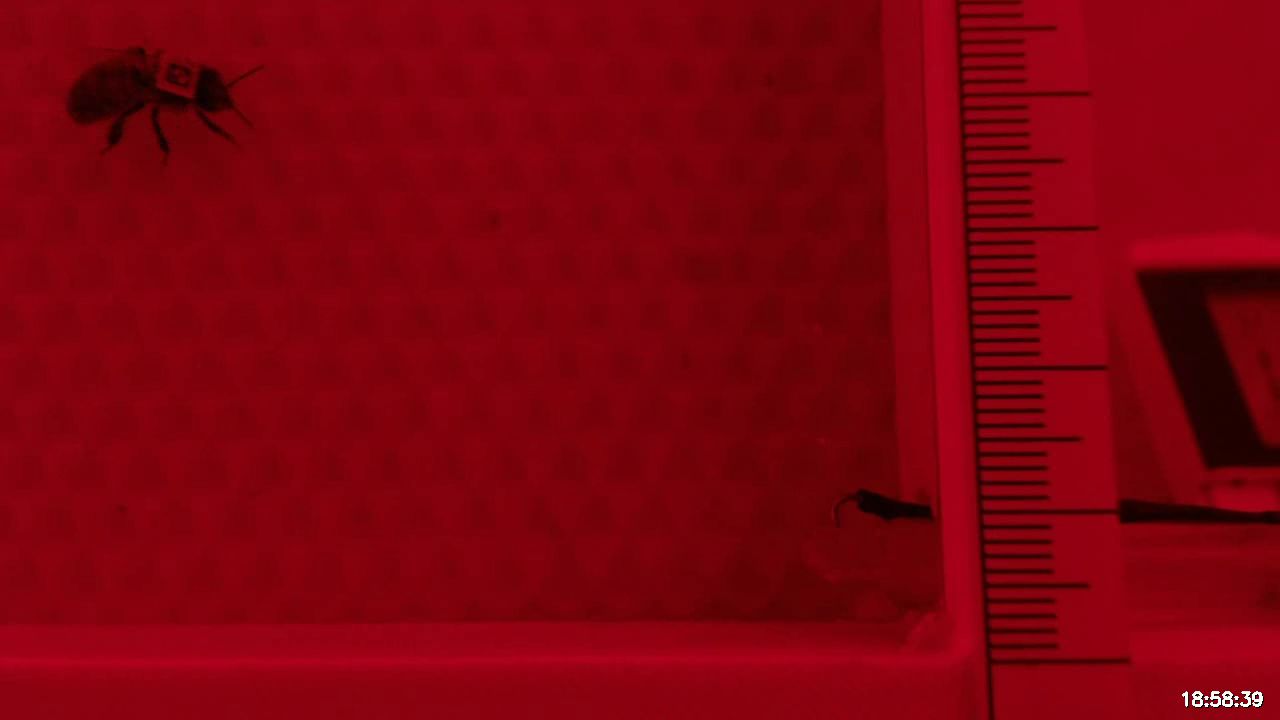
#> input picture frame 50 of NewFeederCode/feed_clip_0001.mp4, 1280 x 720 px
$ python advanced_background_removal.py
#> lines starting #> are read from the running program, lines starting #| are printed output that depends on the picture; after the words box and inside, x2 and y2 are one past the last pixel; in counts of white or black regions, pixels touching at a corner belong together
import cv2
import numpy as np
import math

aruco_dict = cv2.aruco.getPredefinedDictionary(cv2.aruco.DICT_4X4_1000)
aruco_params = cv2.aruco.DetectorParameters()
detector = cv2.aruco.ArucoDetector(aruco_dict, aruco_params)

w, h = 400, 300
cap = cv2.VideoCapture("feed_clip_0001.mp4")

total_frames = int(cap.get(cv2.CAP_PROP_FRAME_COUNT))
is_paused = False

ret, first_frame = cap.read()
#> first_frame is the input picture: shape (720, 1280, 3); mean B, G, R 12.8, 1.5, 127
if not ret: exit()

def create_win(name, x, y, w=400, h=300):
    cv2.namedWindow(name, cv2.WINDOW_NORMAL)
    cv2.resizeWindow(name, w, h)
    cv2.moveWindow(name, x, y)

# --- WINDOW LAYOUT ---
create_win("0. Controls", 0, 0, 300, 850) # Made taller for new checkboxes
create_win("1. Original (Tracking)", 310, 0)
create_win("2. Grayscale", 720, 0)
create_win("3. GrayBlurred", 1130, 0)
create_win("4. Difference", 310, 350)
create_win("5. Threshold", 720, 350)
create_win("6. Opened (Cleaned)", 1130, 350)
create_win("7. Final Mask (Closed)", 720, 700)
create_win("8. Histogram", 1130, 700)
create_win("9. Zoom View", 310, 700, 400, 300)
create_win("10. ArUco Crop (Gray)", 0, 600, 200, 200) # New window for gray_crop

def nothing(x): pass

cv2.createTrackbar("Timeline", "0. Controls", 0, total_frames - 1, nothing)

# Filtering Trackbars
cv2.createTrackbar("Blur Size", "0. Controls", 7, 51, nothing)
cv2.createTrackbar("Threshold", "0. Controls", 15, 255, nothing)
cv2.createTrackbar("Open Kernel", "0. Controls", 2, 15, nothing)
cv2.createTrackbar("Open Power", "0. Controls", 1, 10, nothing)
cv2.createTrackbar("Close Kernel", "0. Controls", 2, 15, nothing)
cv2.createTrackbar("Close Power", "0. Controls", 2, 10, nothing)
cv2.createTrackbar("Box Width", "0. Controls", 200, 300, nothing)
cv2.createTrackbar("Box Height", "0. Controls", 200, 300, nothing)
cv2.createTrackbar("Show Contour", "0. Controls", 1, 1, nothing)

# --- NEW: WINDOW CHECKBOXES (0=Off, 1=On) ---
cv2.createTrackbar("Show Original", "0. Controls", 1, 1, nothing)
cv2.createTrackbar("Show Gray", "0. Controls", 0, 1, nothing)
cv2.createTrackbar("Show Blur", "0. Controls", 0, 1, nothing)
cv2.createTrackbar("Show Diff", "0. Controls", 1, 1, nothing)
cv2.createTrackbar("Show Thresh", "0. Controls", 0, 1, nothing)
cv2.createTrackbar("Show Opened", "0. Controls", 0, 1, nothing)
cv2.createTrackbar("Show Final", "0. Controls", 1, 1, nothing)
cv2.createTrackbar("Show Hist", "0. Controls", 1, 1, nothing)
cv2.createTrackbar("Show Zoom", "0. Controls", 1, 1, nothing)
cv2.createTrackbar("Show ArUcoCrop", "0. Controls", 0, 1, nothing)

first_gray = cv2.cvtColor(first_frame, cv2.COLOR_BGR2GRAY)

while True:
    if not is_paused:
        current_pos = cv2.getTrackbarPos("Timeline", "0. Controls")
        cap.set(cv2.CAP_PROP_POS_FRAMES, current_pos)
        ret, frame = cap.read()
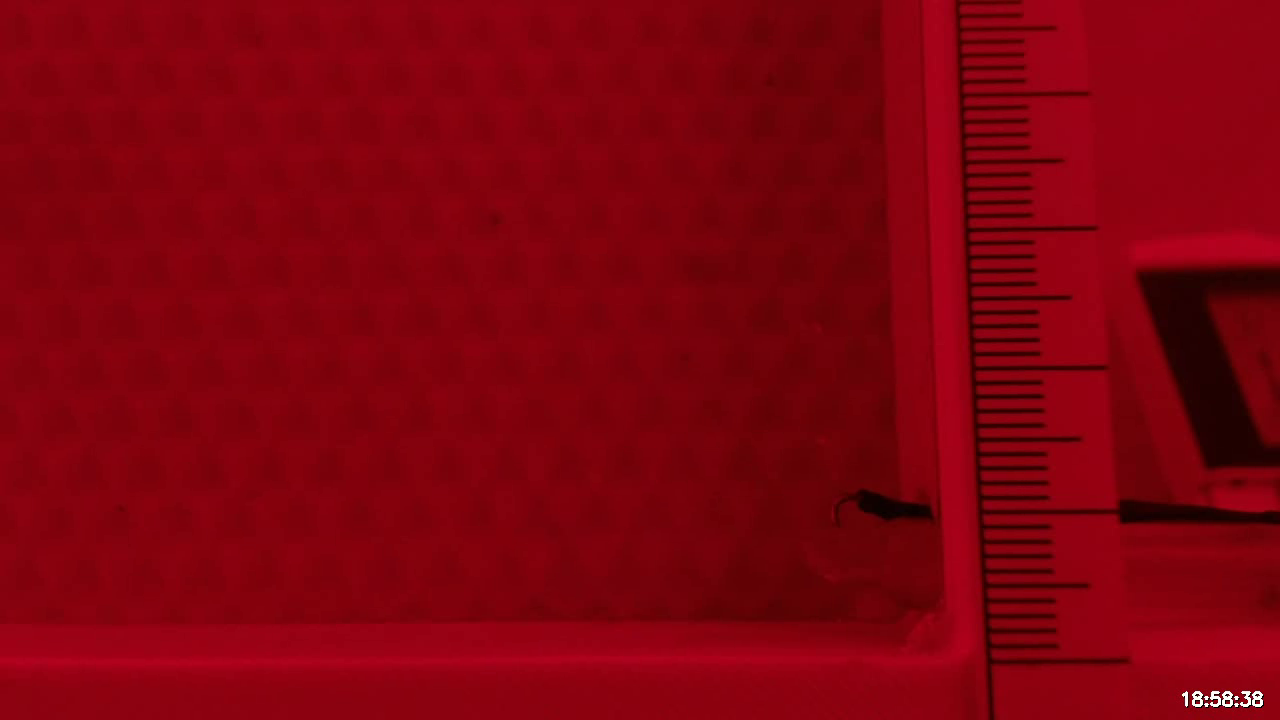
#> input picture frame 0 of NewFeederCode/feed_clip_0001.mp4, 1280 x 720 px
#> frame is the input picture: shape (720, 1280, 3); mean B, G, R 13.1, 1.5, 128.3
        if not ret:
            cv2.setTrackbarPos("Timeline", "0. Controls", 0)
            continue
        cv2.setTrackbarPos("Timeline", "0. Controls", int(cap.get(cv2.CAP_PROP_POS_FRAMES)))
    else:
        current_pos = cv2.getTrackbarPos("Timeline", "0. Controls")
        cap.set(cv2.CAP_PROP_POS_FRAMES, current_pos)
        ret, frame = cap.read()

    b_size = cv2.getTrackbarPos("Blur Size", "0. Controls") | 1
    t_val = cv2.getTrackbarPos("Threshold", "0. Controls")
    op_k = max(1, cv2.getTrackbarPos("Open Kernel", "0. Controls"))
    op_p = cv2.getTrackbarPos("Open Power", "0. Controls")
    cl_k = max(1, cv2.getTrackbarPos("Close Kernel", "0. Controls"))
    cl_p = cv2.getTrackbarPos("Close Power", "0. Controls")

    first_blur = cv2.GaussianBlur(first_gray, (b_size, b_size), 0)

    gray = cv2.cvtColor(frame, cv2.COLOR_BGR2GRAY)
    blur = cv2.GaussianBlur(gray, (b_size, b_size), 0)
    diff = cv2.absdiff(first_blur, blur)
    _, thresh = cv2.threshold(diff, t_val, 255, cv2.THRESH_BINARY)
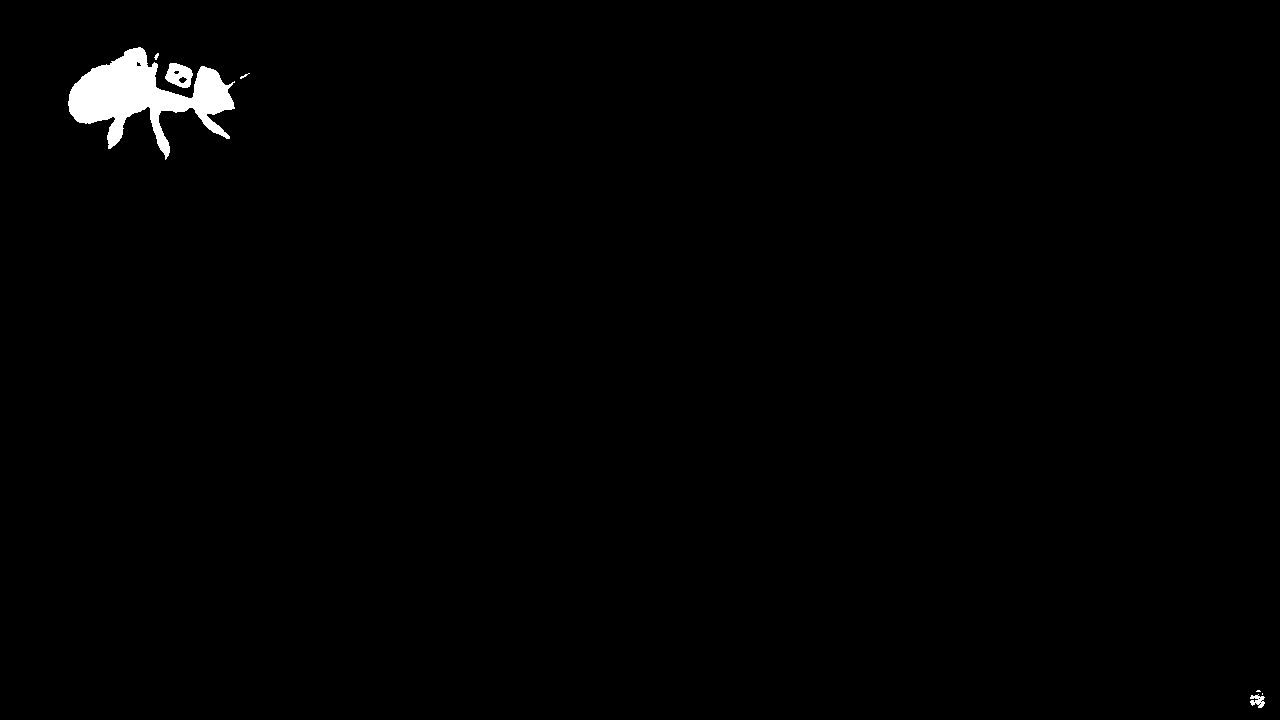
#> thresh: shape (720, 1280); 0.92% white; 7 white regions (3 under 20 px), largest, box (x1, y1, x2, y2) and area: (68, 47, 235, 160) 7821, (165, 63, 193, 88) 461, (1250, 694, 1265, 708) 125, (154, 53, 159, 60) 20

    hist = cv2.calcHist([diff], [0], None, [256], [0, 256])
#> hist = 256 values, max 516479 at index 0, min 0 at index 49, mean 3600
    hist_canvas = np.zeros((300, 400, 3), dtype=np.uint8)
    log_hist = np.log1p(hist)
#> log_hist = 256 values, max 13.15 at index 0, min 0 at index 49, mean 1.14
    cv2.normalize(log_hist, log_hist, 0, 255, cv2.NORM_MINMAX)

    for i in range(1, 256):
        pt1 = (i - 1, 300 - int(log_hist[i-1]))
        pt2 = (i, 300 - int(log_hist[i]))
        cv2.line(hist_canvas, pt1, pt2, (255, 255, 255), 2)
#> this loop made 255 passes
#> (pt1, pt2) on passes 1 to 3: ((0, 45), (1, 55)), ((1, 55), (2, 89)), ((2, 89), (3, 124))
#> hist_canvas: shape (300, 400, 3); 1.7% white; 1 white region, box (x1, y1, x2, y2) and area: (0, 44, 256, 300) 2033

    cv2.line(hist_canvas, (t_val, 0), (t_val, 300), (0, 0, 255), 1)
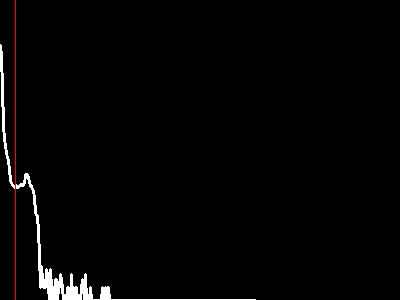
#> hist_canvas: shape (300, 400, 3); mean of channels 0, 1, 2 4.3, 4.3, 4.9; drawn as B, G, R

    kernel_open = np.ones((op_k, op_k), np.uint8)
    opened = cv2.morphologyEx(thresh, cv2.MORPH_OPEN, kernel_open, iterations=op_p)
#> opened: shape (720, 1280); 0.92% white; 6 white regions (3 under 20 px), largest, box (x1, y1, x2, y2) and area: (69, 48, 236, 160) 7811, (166, 64, 194, 89) 461, (1251, 696, 1266, 709) 122
    kernel_close = np.ones((cl_k, cl_k), np.uint8)
    closed = cv2.morphologyEx(opened, cv2.MORPH_CLOSE, kernel_close, iterations=cl_p)
#> closed: shape (720, 1280); 0.92% white; 6 white regions (3 under 20 px)

    contours, _ = cv2.findContours(closed, cv2.RETR_EXTERNAL, cv2.CHAIN_APPROX_SIMPLE)
#> contours = 6 contours, 3 with area under 20; largest, box (x1, y1, x2, y2) and area: (71, 50, 238, 162) 7511, (168, 66, 196, 91) 465, (1253, 698, 1268, 711) 124

    if contours:
        largest_contour = max(contours, key=cv2.contourArea)
#> largest_contour = contour of 334 points, box (x1, y1, x2, y2) (71, 50, 238, 162), area 7511

        if cv2.getTrackbarPos("Show Contour", "0. Controls"):
            cv2.drawContours(frame, [largest_contour], -1, (255, 255, 0), 1)
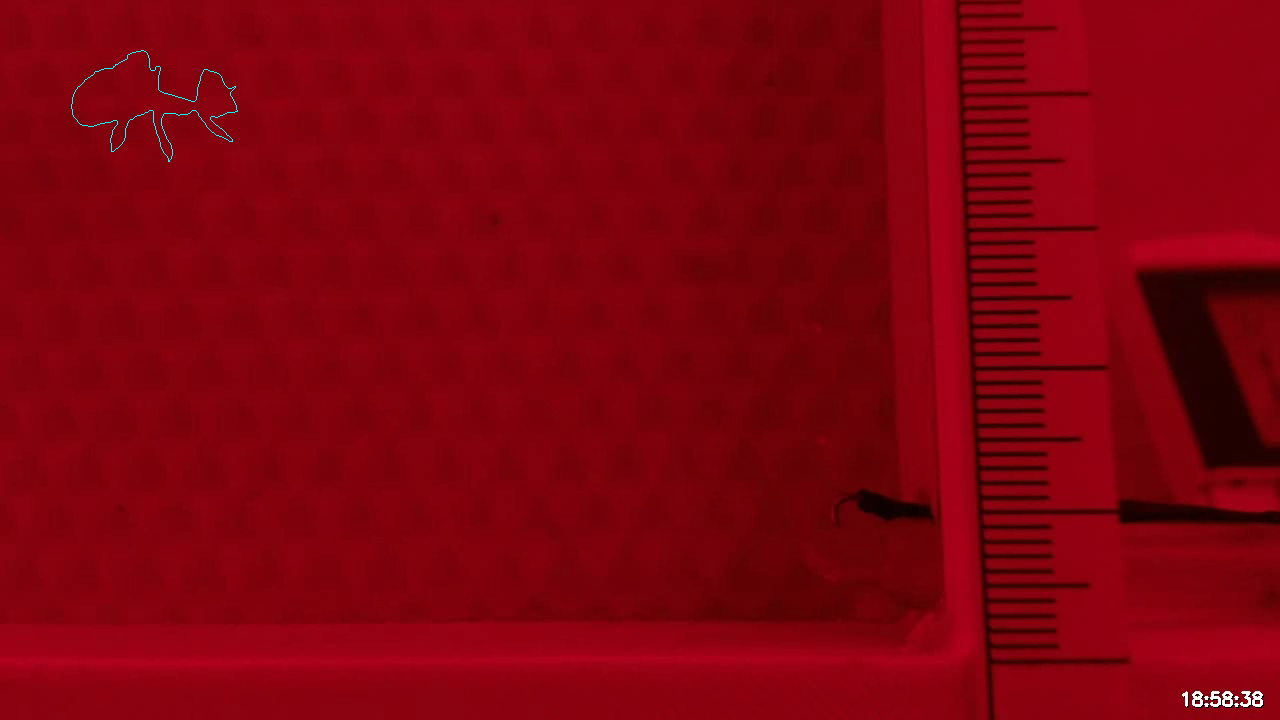
#> frame: shape (720, 1280, 3); 0.07% of pixels changed, all inside (x1, y1, x2, y2) = (71, 50, 238, 162)

        M = cv2.moments(largest_contour)
#> M = moments, m00 7511, centre m10/m00, m01/m00 = (145.7, 99)
        if M["m00"] != 0:
            cx, cy = int(M["m10"] / M["m00"]), int(M["m01"] / M["m00"])
#> cx = 145; cy = 98
            box_w = max(10, cv2.getTrackbarPos("Box Width", "0. Controls"))
#> box_w = 200
            box_h = max(10, cv2.getTrackbarPos("Box Height", "0. Controls"))
#> box_h = 200

            y1, y2 = np.clip([cy - box_h//2, cy + box_h//2], 0, frame.shape[0])
#> y1 = 0; y2 = 198
            x1, x2 = np.clip([cx - box_w//2, cx + box_w//2], 0, frame.shape[1])
#> x1 = 45; x2 = 245

            if y2 > y1 and x2 > x1:
                bee_crop = frame[y1:y2, x1:x2]
                gray_crop = cv2.cvtColor(bee_crop, cv2.COLOR_BGR2GRAY)
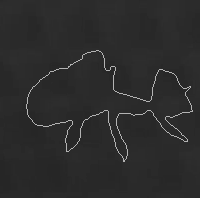
#> gray_crop: shape (198, 200); min 38, max 179, mean 44.3
                #gray_crop = cv2.normalize(gray_crop, None, 0, 255, cv2.NORM_MINMAX)
                corners, ids, rejected = detector.detectMarkers(gray_crop)
#> corners = (); ids = None; rejected = ()

                if ids is not None:
                    for i in range(len(ids)):
                        c = corners[i][0]
                        top_left = (int(c[0][0] + x1), int(c[0][1] + y1))
                        cv2.putText(frame, f"ID: {ids[i][0]}", (top_left[0], top_left[1] - 10),
                                    cv2.FONT_HERSHEY_SIMPLEX, 0.5, (255, 255, 0), 2)
                        for j in range(4):
                            pt1 = (int(c[j][0] + x1), int(c[j][1] + y1))
                            pt2 = (int(c[(j+1)%4][0] + x1), int(c[(j+1)%4][1] + y1))
                            cv2.line(frame, pt1, pt2, (255, 255, 0), 2)

                if cv2.getTrackbarPos("Show Zoom", "0. Controls"):
                    scale_factor = 5
                    zoom_view = cv2.resize(bee_crop, None, fx=scale_factor, fy=scale_factor, interpolation=cv2.INTER_LINEAR)
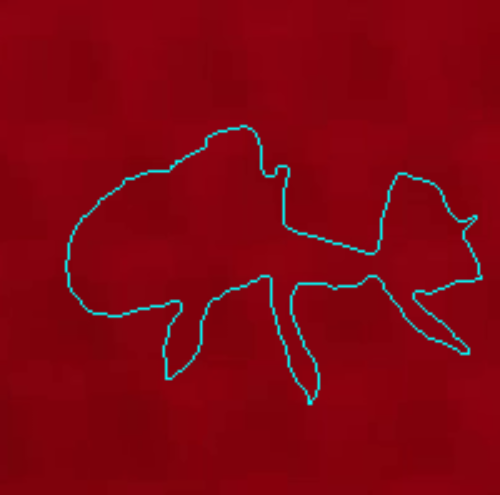
#> zoom_view: shape (990, 1000, 3) (shown at 1/2 size); mean B, G, R 17.5, 5.5, 130.5
                    cv2.imshow("9. Zoom View", zoom_view)

                if cv2.getTrackbarPos("Show ArUcoCrop", "0. Controls"):
                    cv2.imshow("10. ArUco Crop (Gray)", gray_crop)

            cv2.rectangle(frame, (x1, y1), (x2, y2), (0, 255, 0), 2)
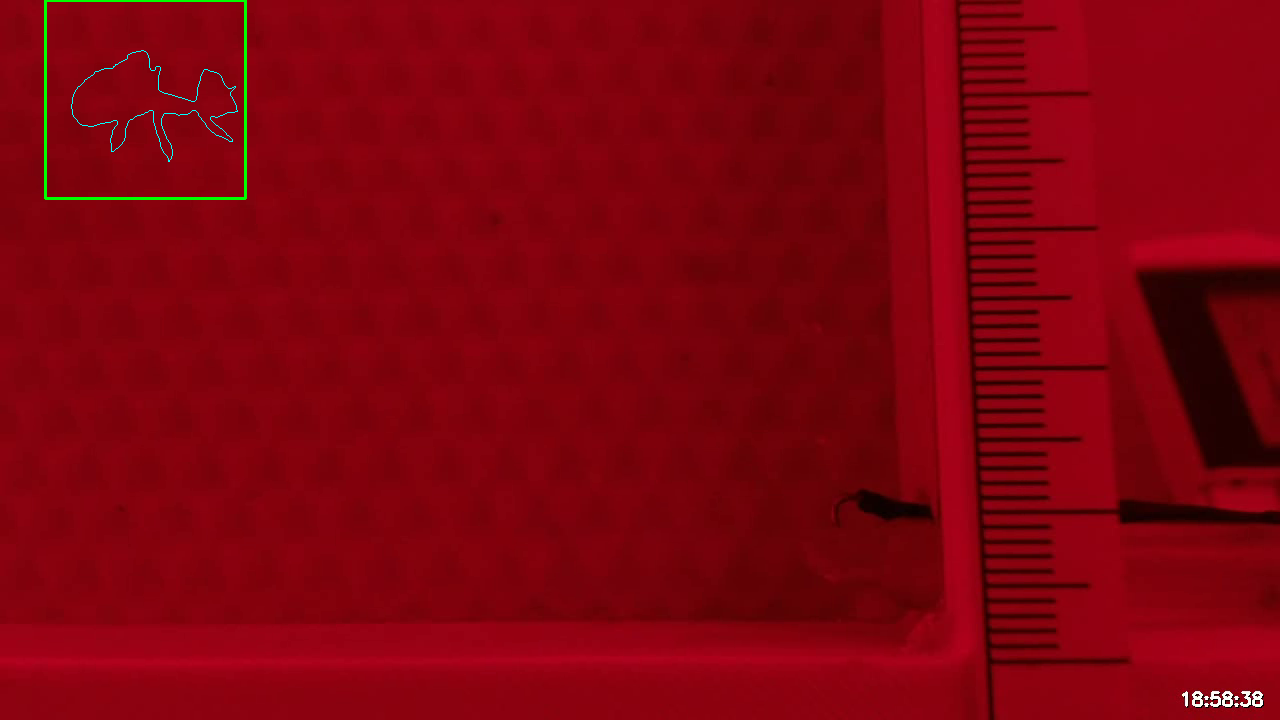
#> frame: shape (720, 1280, 3); 0.24% of pixels changed, all inside (x1, y1, x2, y2) = (44, 0, 247, 200)

    if is_paused:
        cv2.putText(frame, "PAUSED", (w-120, 30), cv2.FONT_HERSHEY_SIMPLEX, 0.7, (0, 0, 255), 2)

    # --- UPDATED SHOW WINDOWS WITH CHECKBOX LOGIC ---
    if cv2.getTrackbarPos("Show Original", "0. Controls"): cv2.imshow("1. Original (Tracking)", frame)
    if cv2.getTrackbarPos("Show Gray", "0. Controls"):     cv2.imshow("2. Grayscale", gray)
    if cv2.getTrackbarPos("Show Blur", "0. Controls"):     cv2.imshow("3. GrayBlurred", blur)
    if cv2.getTrackbarPos("Show Diff", "0. Controls"):     cv2.imshow("4. Difference", diff)
    if cv2.getTrackbarPos("Show Thresh", "0. Controls"):   cv2.imshow("5. Threshold", thresh)
    if cv2.getTrackbarPos("Show Opened", "0. Controls"):   cv2.imshow("6. Opened (Cleaned)", opened)
    if cv2.getTrackbarPos("Show Final", "0. Controls"):    cv2.imshow("7. Final Mask (Closed)", closed)
    if cv2.getTrackbarPos("Show Hist", "0. Controls"):     cv2.imshow("8. Histogram", hist_canvas)

    key = cv2.waitKey(30) & 0xFF
#> (key q is pressed here)
    if key == ord('q'): break
    elif key == ord('p'): is_paused = not is_paused
    elif key == 32: cv2.setTrackbarPos("Timeline", "0. Controls", 0)
    elif key in [81, 2]: # Left
        new_pos = max(0, cv2.getTrackbarPos("Timeline", "0. Controls") - 30)
        cv2.setTrackbarPos("Timeline", "0. Controls", new_pos)
    elif key in [83, 3]: # Right
        new_pos = min(total_frames - 1, cv2.getTrackbarPos("Timeline", "0. Controls") + 30)
        cv2.setTrackbarPos("Timeline", "0. Controls", new_pos)

cap.release()
cv2.destroyAllWindows()
